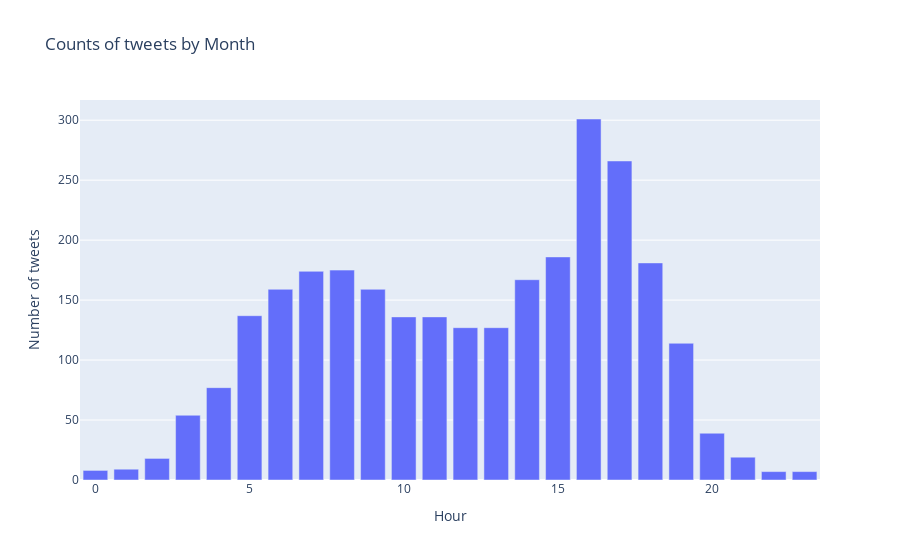

The notebook cell saved with this chart:
### Code cell
#Getting distribution on accordance to hour of the day

df['hour'] = df['Time'].apply(lambda time: time.hour)

fig = px.bar(df,
             y=df['hour'].value_counts().values, 
             x=df['hour'].value_counts().index,
             title = "Counts of tweets by Month",
            labels={"x":"Hour","y":"Number of tweets"},
            )
fig.show()

### Figure 1 — Plotly figure (JSON) as saved in the notebook; plotly's stock layout.template omitted (floating-point values rounded to 4 significant figures)
{"data": [{"alignmentgroup": "True", "hovertemplate": "Hour=%{x}<br>Number of tweets=%{y}<extra></extra>", "legendgroup": "", "marker": {"color": "#636efa", "pattern": {"shape": ""}}, "name": "", "offsetgroup": "", "orientation": "v", "showlegend": false, "textposition": "auto", "type": "bar", "x": [16, 17, 15, 18, 8, 7, 14, 6, 9, 5, 10, 11, 12, 13, 19, 4, 3, 20, 21, 2, 1, 0, 22, 23], "xaxis": "x", "y": [301, 266, 186, 181, 175, 174, 167, 159, 159, 137, 136, 136, 127, 127, 114, 77, 54, 39, 19, 18, 9, 8, 7, 7], "yaxis": "y"}], "layout": {"barmode": "relative", "legend": {"tracegroupgap": 0}, "title": {"text": "Counts of tweets by Month"}, "xaxis": {"anchor": "y", "domain": [0, 1], "title": {"text": "Hour"}}, "yaxis": {"anchor": "x", "domain": [0, 1], "title": {"text": "Number of tweets"}}}}
